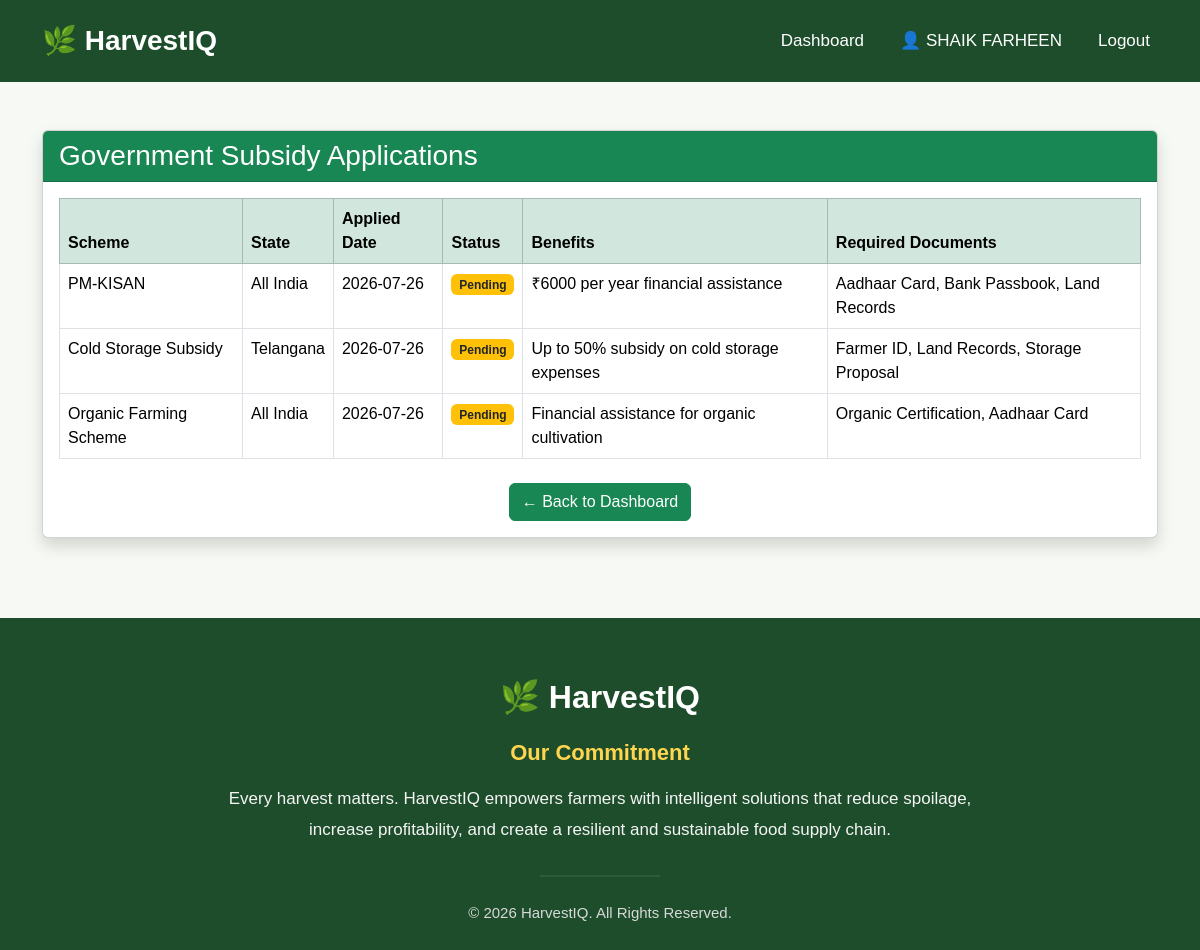
Page /view_subsidies (signed in) on the committed database.
### app.py (models this page shows)
class SubsidyApplication(db.Model):
    __tablename__ = "subsidy_applications"
    id = db.Column(db.Integer, primary_key=True)
    farmer_id = db.Column(
        db.Integer,
        db.ForeignKey("farmers.id"),
        nullable=False
    )
    subsidy_id = db.Column(
        db.Integer,
        db.ForeignKey("subsidies.id"),
        nullable=False
    )
    application_date = db.Column(db.Date)
    status = db.Column(
        db.String(30),
        default="Pending"
    )
    farmer = db.relationship(
        "Farmer",
        back_populates="subsidy_applications"
    )
    subsidy = db.relationship(
        "Subsidy",
        back_populates="applications"
    )

class Subsidy(db.Model):
    __tablename__ = "subsidies"
    id = db.Column(db.Integer, primary_key=True)
    name = db.Column(db.String(100))
    state = db.Column(db.String(50))
    eligibility = db.Column(db.Text)
    benefits = db.Column(db.Text)
    last_date = db.Column(db.Date)
    required_documents = db.Column(db.Text)
    applications = db.relationship(
        "SubsidyApplication",
        back_populates="subsidy",
        lazy=True
    )

### app.py (the view)
@app.route("/view_subsidies")
def view_subsidies():
    if "user_id" not in session:
        flash("Please login first.", "warning")
        return redirect(url_for("login"))
    farmer = Farmer.query.filter_by(
        user_id=session["user_id"]
    ).first_or_404()
    applications = SubsidyApplication.query.filter_by(
        farmer_id=farmer.id
    ).all()
    return render_template(
        "view_subsidies.html",
        applications=applications
    )

### templates/view_subsidies.html (shortened to what this page needs)
{% extends "base.html" %}
{% block content %}
<div class="container mt-5">
    <div class="card shadow">
        <div class="card-header bg-success text-white">
            <h3 class="mb-0">Government Subsidy Applications</h3>
        </div>
        <div class="card-body">
            {% if applications %}
            <table class="table table-bordered table-hover">
                <thead class="table-success">
                    <tr>
                        <th>Scheme</th>
                        <th>State</th>
                        <th>Applied Date</th>
                        <th>Status</th>
                        <th>Benefits</th>
                        <th>Required Documents</th>
                    </tr>
                </thead>
                <tbody>
                    {% for app in applications %}
                    <tr>
                        <td>{{ app.subsidy.name }}</td>
                        <td>{{ app.subsidy.state }}</td>
                        <td>{{ app.application_date }}</td>
                        <td>
                            {% if app.status == "Approved" %}
                                <span class="badge bg-success">Approved</span>
                            {% elif app.status == "Rejected" %}
                                <span class="badge bg-danger">Rejected</span>
                            {% else %}
                                <span class="badge bg-warning text-dark">Pending</span>
                            {% endif %}
                        </td>
                        <td>{{ app.subsidy.benefits }}</td>
                        <td>{{ app.subsidy.required_documents }}</td>
                    </tr>
                    {% endfor %}
                </tbody>
            </table>
            {% else %}
                <div class="alert alert-info text-center">
                    You have not applied for any subsidy yet.
                </div>
            {% endif %}
            <div class="text-center mt-4">
                <a href="{{ url_for('farmer_dashboard') }}"
                   class="btn btn-success">
                    ← Back to Dashboard
                </a>
            </div>
        </div>
    </div>
</div>
{% endblock %}

### templates/base.html (style rules this page uses)
* { margin: 0; padding: 0; box-sizing: border-box; font-family: Arial, Helvetica, sans-serif; }
body { background: #f7f9f4; color: #333; }
html { scroll-behavior: smooth; }

### rows in the picture
SubsidyApplication: subsidy.name "PM-KISAN", subsidy.state "All India", application_date "2026-07-26", status "Pending", subsidy.benefits "₹6000 per year financial assistance", subsidy.required_documents "Aadhaar Card, Bank Passbook, Land Records"
SubsidyApplication: subsidy.name "Cold Storage Subsidy", subsidy.state "Telangana", application_date "2026-07-26", status "Pending", subsidy.benefits "Up to 50% subsidy on cold storage expenses", subsidy.required_documents "Farmer ID, Land Records, Storage Proposal"
SubsidyApplication: subsidy.name "Organic Farming Scheme", subsidy.state "All India", application_date "2026-07-26", status "Pending", subsidy.benefits "Financial assistance for organic cultivation", subsidy.required_documents "Organic Certification, Aadhaar Card"

### other values in the picture
{{ session["name"] }} "SHAIK FARHEEN"
